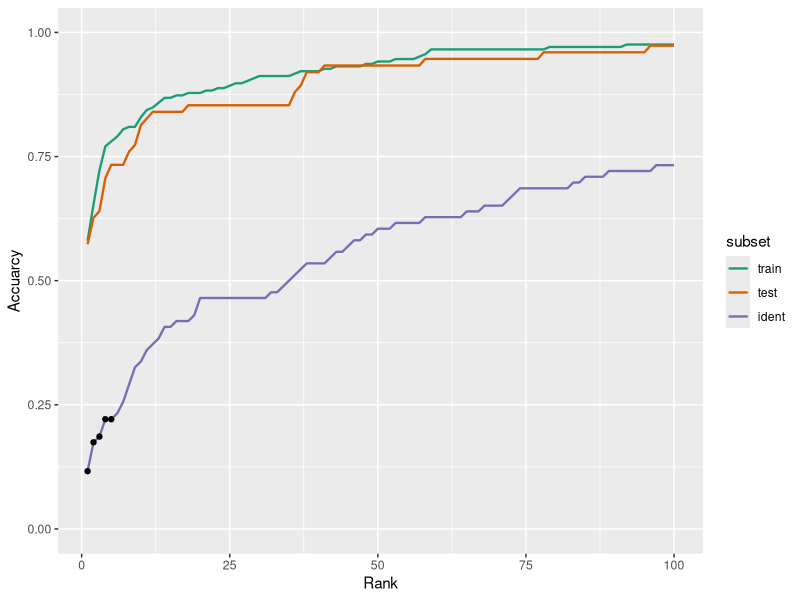
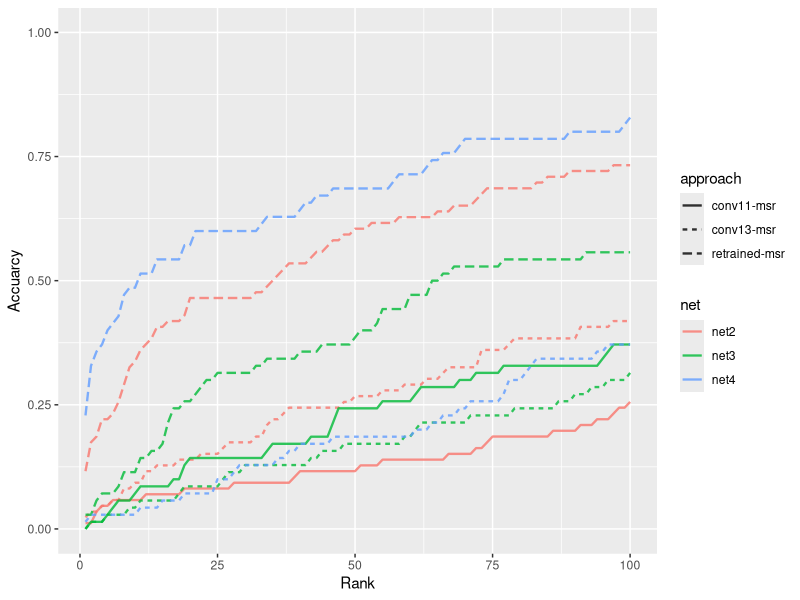
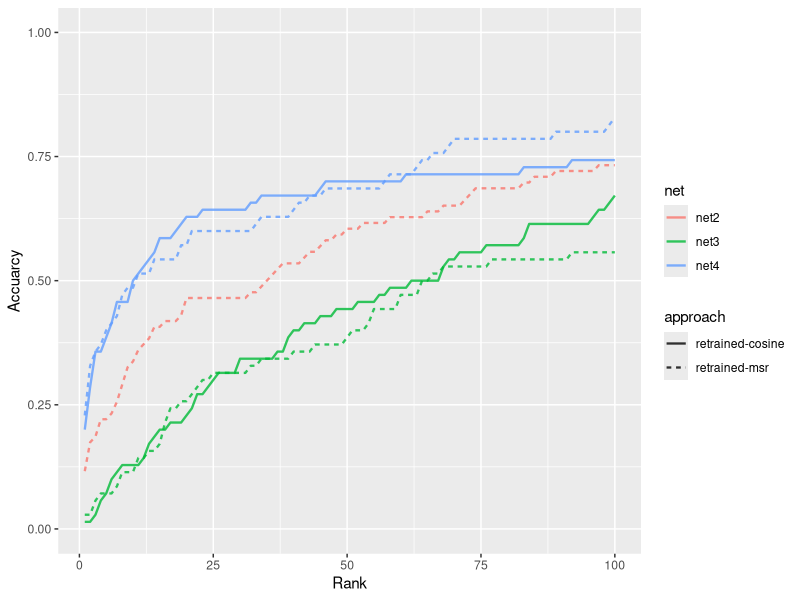
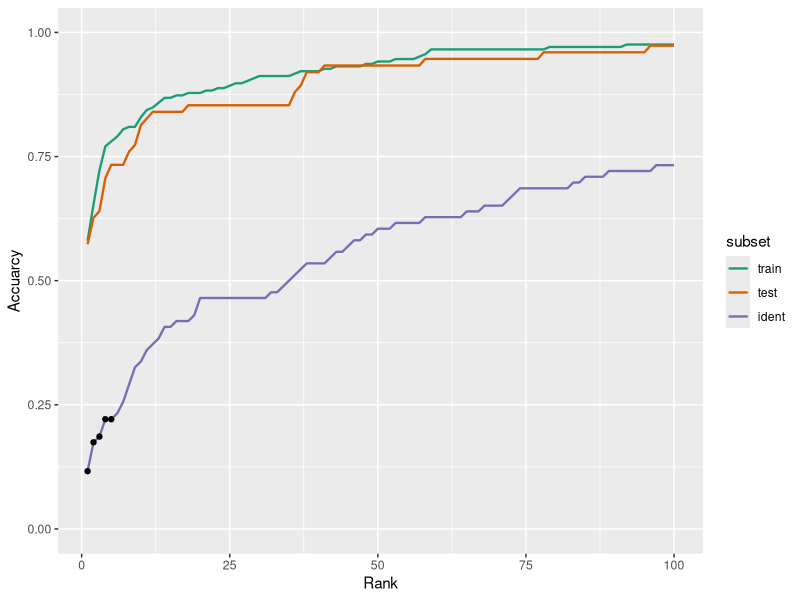
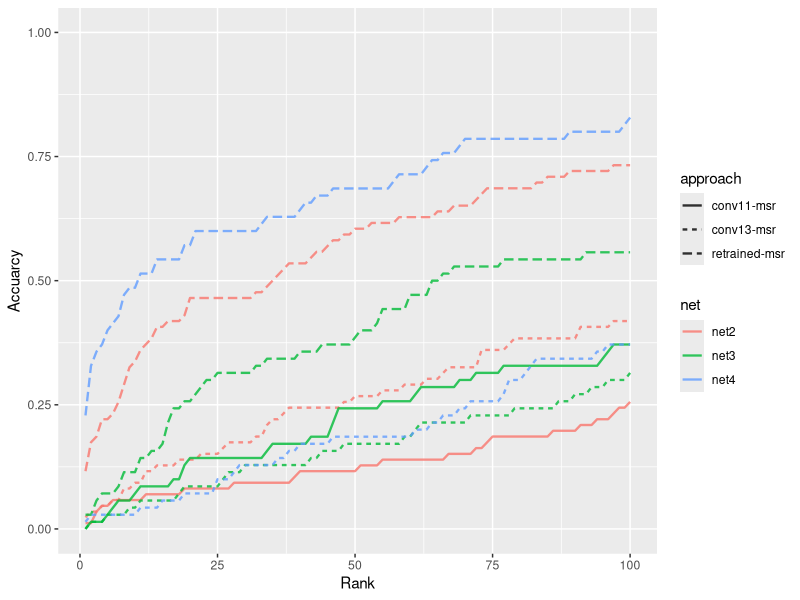
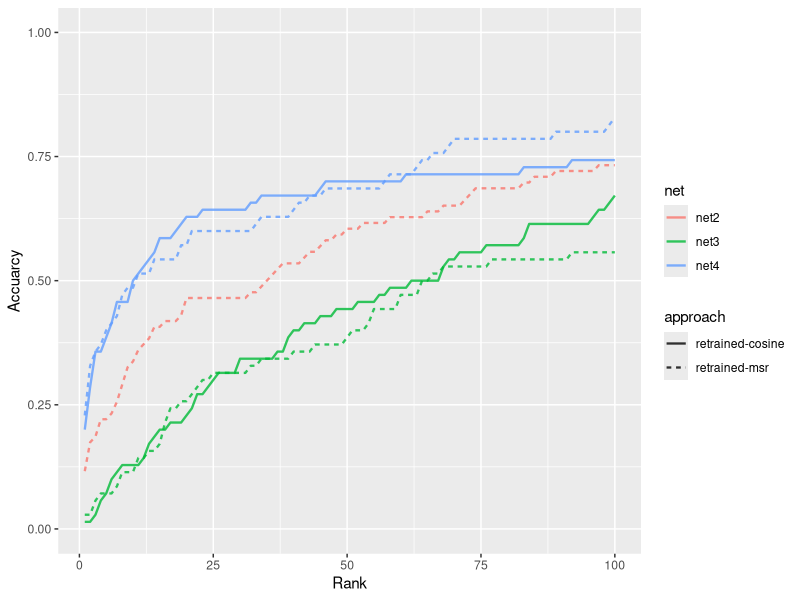

Recreate these plots in R, in order.
library(data.table)
library(ggplot2)
library(magrittr)

setwd("..")

ranks2 <- fread("net2/ranks-ident.csv")
ranks2[, net := "net2"]

ranks3 <- fread("net3/ranks-ident.csv")
ranks3[, net := "net3"]

ranks4 <- fread("net4/ranks-ident.csv")
ranks4[, net := "net4"]

ranks <- rbind(ranks2, ranks3, ranks4)

ranks[, subset := factor(subset)]
ranks[, approach := factor(approach)]
ranks[, net := factor(net)]

ranks[, approach := sub("after-", "", approach)]
ranks[, approach := sub("fc1-", "", approach)]

ranks[, subset := ordered(subset, levels = c("train", "test", "ident"))]

summary(ranks)

net2_subsets <- ranks[net == "net2" & approach == "retrained-msr"]
highlight <- net2_subsets[subset == "ident" & rank <= 5]
net2_subsets %>%
  ggplot(aes(x = rank, y = frequency, color = subset)) +
  geom_line(size = 0.8) + ylim(0, 1) + xlim(1, 100) +
  ylab("Accuarcy") + xlab("Rank") +
  scale_color_brewer(palette = "Dark2") +
  annotate("point", x = highlight$rank, y = highlight$frequency)
ggsave("../report/figures/ranks-subsets.pdf", width = 4, height = 3)

ranks[subset == "ident" & approach == "retrained-msr"][
  (rank <= 5 | rank == 10 | rank == 100)]

ranks[subset == "ident" & grepl("msr", approach)] %>%
  ggplot(aes(x = rank, y = frequency, color = net, linetype = approach)) +
  geom_line(size = 0.8, alpha = 0.8) + ylim(0, 1) + xlim(1, 100) +
  ylab("Accuarcy") + xlab("Rank") +
  theme(legend.position = "right")

ggsave("../report/figures/ranks-ident-layer-selection.pdf", width = 4, height = 2.3)

# ---------


ranks[subset == "ident"]["retrained-msr" == approach][
  (rank <= 5 | rank == 10 | rank == 100), ] %>%
  dcast(rank ~ net, value.var = c("frequency"))

ranks[subset == "ident"][grepl("retrained", approach)] %>%
  ggplot(aes(x = rank, y = frequency, color = net, linetype = approach)) +
  geom_line(size = 0.8, alpha = 0.8) + ylim(0, 1) + xlim(1, 100) +
  ylab("Accuarcy") + xlab("Rank") +
  theme(legend.position = "right")

ggsave("../report/figures/ranks-ident-nets.pdf", width = 4, height = 2.3)

